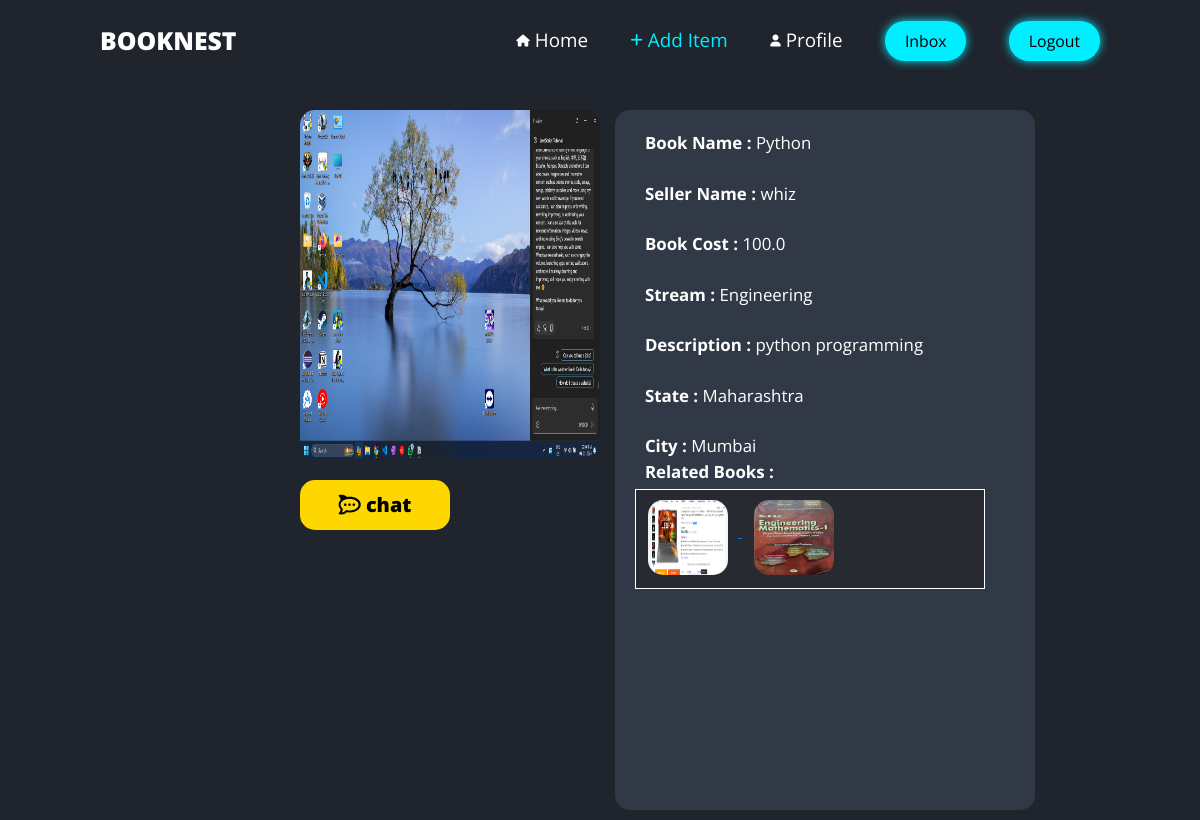
Page /item/browse/1/ (signed in) on the committed database.
### item/models.py (models this page shows, shortened)
class Items(models.Model):
    category =  models.ForeignKey(Category,related_name="items",on_delete=models.CASCADE)
    publication = models.CharField(max_length=30)
    is_combo = models.BooleanField(default=False)
    book_name = models.CharField(max_length=255)
    description = models.TextField(null=True, blank=True)
    price = models.FloatField()
    image = models.ImageField(upload_to="item_images",blank=True,null=True)
    is_sold = models.BooleanField(default=False)
    created_by = models.ForeignKey(User ,related_name='items',on_delete=models.CASCADE)
    created_at = models.DateField(auto_now_add=True)

class Category(models.Model):
    name=models.CharField(max_length=100)
    def __str__(self):
        return self.name

### item/views.py (the view)
# urls.py: path('browse/<int:pk>/',views.detail,name="book_info"),
def detail(request,pk):
    item =  Items.objects.get(pk=pk)
    if item is None:
        return HttpResponse(status_code=404)
    else:
        releated_items = Items.objects.filter(category = item.category , is_sold=False).exclude(pk=pk)[:3]
        return render(request,'item/Bookinfo.html',{"item":item , "related_items":releated_items})

### item/templates/item/Bookinfo.html (shortened to what this page needs)
{% load static %}
<html>
    <head>
        <link href="https://cdn.jsdelivr.net/npm/bootstrap@5.3.0/dist/css/bootstrap.min.css" rel="stylesheet" ="sha384-9ndCyUaIbzAi2FUVXJi0CjmCapSmO7SnpJef0486qhLnuZ2cdeRhO02iuK6FUUVM">
        <link rel="stylesheet" href="{% static "browse.css" %}">
        <link rel="stylesheet" href="{% static "Bookinfo.css" %}">
        <link rel="stylesheet" href="https://cdnjs.cloudflare.com/ajax/libs/font-awesome/6.4.0/css/all.min.css" />
    </head>
    <body>
        <nav class="sticky-top">
			<label class="logo"><a href="/home"><b>BOOKNEST</b></a></label>
			<ul>
				<li><a href="/home"><i class="fa-solid fa-house"></i>Home</a></li>
				<li><a href="/item/new" class="active"><i class="fa-solid fa-plus" style="font-size:14px;"></i>Add Item</a></li>
                {% if request.user.is_authenticated %}
				<li><a href="/dashboard"><i class="fa-solid fa-user"></i>Profile</a></li>
                <li><a href="#"><button>Inbox</button></a></li>
				<li><a href="/logout"><button>Logout</button></a></li>
                {% else %}
                <li><a href="/login"><button>Login</button></a></li>
				<li><a href="/signup"><button>Signup</button></a></li>
                {% endif %}
			</ul>
        </nav>
        <div class="row">
            <div class="col">
                <img src="{{item.image.url}}" alt="Python Programming">
                {% if request.user == item.created_by %}
                <a href="/item/browse/{{item.pk}}/edit">
                    <button id="chatbtn"><i class="fa-brands fa-rocketchat"></i><b>Edit</b></button>
                </a>
                <a href="/item/browse/{{item.pk}}/delete">
                    <button id="chatbtn"><i class="fa-brands fa-rocketchat"></i><b>Delete</b></button>
                </a>
                {% else %}
                <a href="#">
                    <button id="chatbtn"><i class="fa-brands fa-rocketchat"></i><b>chat</b></button>
                </a>
                {% endif %}
            </div>
            <div class="col">
                <div class="dashboard">
                    <form action="">
                        <label for="p1">Book Name : </label>
                        <span id="p4">{{item.book_name}}</span>
                        <br><br>
                        <label for="p2">Seller Name : </label>
                        <span id="p1">{{item.created_by}}</span>
                        <br><br>
                        <label for="p3">Book Cost : </label>
                        <span id="p5">{{item.price}}</span>
                        <br><br>
                        <label for="p4">Stream : </label>
                        <span id="p6">{{item.category}}</span>
                        <br><br>
                        <label for="p5">Description : </label>
                        <span id="p7">{{item.description}}</span>
                        <br><br>
                        <label for="p6">State : </label>
                        <span id="p9">Maharashtra</span>
                        <br><br>
                        <label for="p7">City : </label>
                        <span id="p10">Mumbai</span>
                        <br>
                        {% if related_items %}
                        <label for="rbook">Related Books : </label>
                        <div class="rbook">
                            {% for item in related_items %}
                            <a href="#">
                                <img src="{{item.image.url}}" alt="book image">
                            </a>
                            {% endfor %}
                        </div>
                        {% endif %}
                    </form>
                </div>
            </div>
        </div>
    </body>
</html>

### static/browse.css (style rules this page uses)
* { margin:0; padding:0; box-sizing: border-box; text-decoration: none; border:none; outline:none; scroll-behavior: smooth; font-family:'Open Sans',sans-serif; }
:root { --bg-color:#1f242d; --second-bg-color: #323946; --text-color: #fff; --main-color: #0ef; }
html { font-size: 62%; overflow-x: hidden; }
body { background:#1f242d; color:#fff; }
nav { margin-bottom: 20px; background-color: #1f242d; }
nav ul { float:right; list-style-type:none; padding-right:80px; }
label.logo a { text-decoration: none; font-size:2.5rem; color:#fff; font-weight:600; margin:0 100px; line-height:80px; color:#fff; }
nav ul li { display:inline-block; line-height:80px; }
nav ul li a { text-decoration:none; color:#fff; font-size:1.9rem; padding: 8px 20px; }
nav ul li a i { position: relative; top:-2px; margin-right: 5px; padding-bottom: 1rem; line-height: 0.8; font-size: 12px; }
nav ul li a button { border-radius: 20px; background: #0ef; font-size: 1.6rem; box-shadow: 0 0 1rem #0ef; padding: 0rem 2rem; line-height: 40px; color: black; }
nav ul li a:hover, nav ul li a.active { color: #0ef; }

### static/Bookinfo.css (style rules this page uses)
.dashboard { width: 420px; height: 700px; background-color: #323946; align-items: center; justify-content: center; font-size: 1.7rem; margin-right:150px; margin-top: 10px; padding-top:20px; padding-left: 30px; border-radius: 15px; margin-bottom: 10px; animation-name: fade; animation-duration: 4s; }
label { font-weight: 700; }
img { height:350px; width: 300px; margin-left:300px; margin-top: 10px; border-radius: 15px; animation-name: fade; animation-duration: 4s; }
.rbook { width:350px; height:100px; background-color: #272b31; margin-top: 5px; margin-left:-10px; border: 1px solid white; overflow-y: scroll; }
.rbook a img { height:75px; width: 80px; border-radius: 15px; margin-left:12px; margin-right:10px; margin-top: 10px; }
#chatbtn { height: 50px; width: 150px; font-size: 2rem; background-color: gold; border-radius: 15px; margin-top: 20px; margin-left: 300px; font-weight: 700; animation-name: fade; animation-duration: 4s; }
#chatbtn i { margin-right: 5px; }

### rows in the picture
Items: image (picture), book_name "Python", created_by "whiz", price "100.0", category "Engineering", description "python programming"
Items: image (picture)
Items: image (picture)
